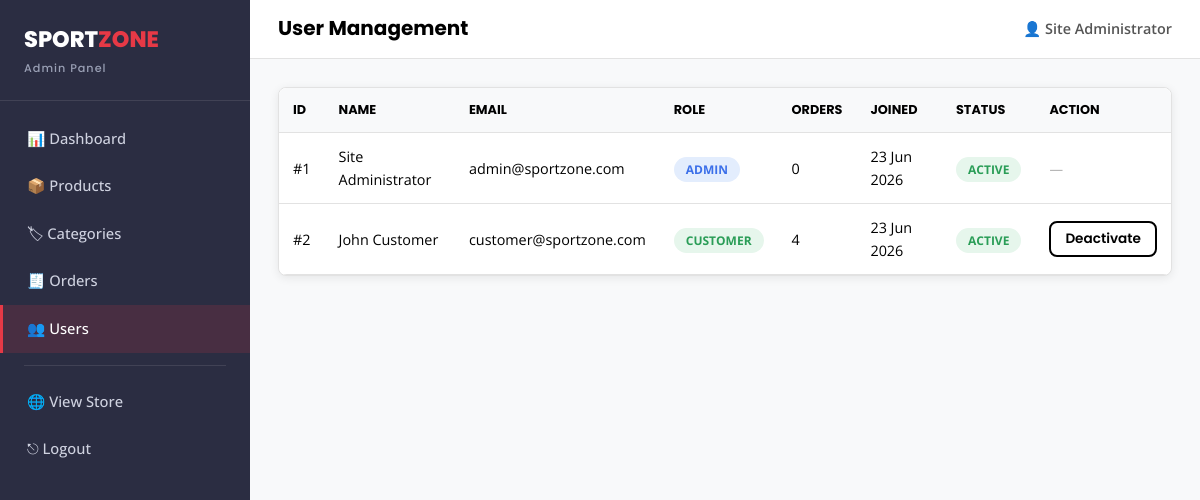
The page /admin/users.php (signed in) on the database its author committed.
### tables this page shows
CREATE TABLE users (
    user_id      INT AUTO_INCREMENT PRIMARY KEY,
    full_name    VARCHAR(100) NOT NULL,
    email        VARCHAR(100) NOT NULL UNIQUE,
    password     VARCHAR(255) NOT NULL,
    phone        VARCHAR(20)  DEFAULT NULL,
    address      VARCHAR(255) DEFAULT NULL,
    role         ENUM('customer','admin') NOT NULL DEFAULT 'customer',
    status       ENUM('active','inactive') NOT NULL DEFAULT 'active',
    created_at   TIMESTAMP DEFAULT CURRENT_TIMESTAMP
);

### includes/functions.php (called while the page is built, shortened)
<?php
function sanitize($data) {
    return htmlspecialchars(trim($data), ENT_QUOTES, 'UTF-8');
}

### admin/users.php (the view, shortened to what this page needs)
<?php
require_once __DIR__ . '/../includes/db_connect.php';
require_once __DIR__ . '/../includes/functions.php';
$users = $conn->query("SELECT u.*,
    (SELECT COUNT(*) FROM orders o WHERE o.user_id = u.user_id) AS order_count
    FROM users u ORDER BY u.created_at DESC");
include __DIR__ . '/includes/admin_header.php';
?>
<div class="panel" style="padding:0;">
    <div class="table-wrap" style="border:none;">
        <table class="data-table">
            <thead>
                <tr><th>ID</th><th>Name</th><th>Email</th><th>Role</th><th>Orders</th><th>Joined</th><th>Status</th><th>Action</th></tr>
            </thead>
            <tbody>
            <?php while ($u = $users->fetch_assoc()): ?>
                <tr>
                    <td>#<?= $u['user_id'] ?></td>
                    <td><?= sanitize($u['full_name']) ?></td>
                    <td><?= sanitize($u['email']) ?></td>
                    <td><span class="status-badge <?= $u['role'] === 'admin' ? 'status-processing' : 'status-delivered' ?>"><?= ucfirst($u['role']) ?></span></td>
                    <td><?= $u['order_count'] ?></td>
                    <td><?= date('d M Y', strtotime($u['created_at'])) ?></td>
                    <td><span class="status-badge <?= $u['status'] === 'active' ? 'status-delivered' : 'status-cancelled' ?>"><?= ucfirst($u['status']) ?></span></td>
                    <td>
                        <?php if ($u['role'] === 'customer'): ?>
                            <form method="POST" action="users.php" onsubmit="return confirm('Change this user\'s status?')">
                                <button type="submit" class="btn btn-outline btn-sm"><?= $u['status'] === 'active' ? 'Deactivate' : 'Activate' ?></button>
                            </form>
                        <?php else: ?>
                            <span style="color:#aaa; font-size:0.85rem;">—</span>
                        <?php endif; ?>
                    </td>
                </tr>
            <?php endwhile; ?>
            </tbody>
        </table>
    </div>
</div>
<?php include __DIR__ . '/includes/admin_footer.php'; ?>

### assets/css/style.css (style rules this page uses)
:root { --color-primary: #000000; --color-white: #ffffff; --color-accent: #E63946; --color-accent-dark: #c92a37; --color-secondary: #2B2D42; --color-bg-light: #F8F9FA; --color-border: #e2e2e2; --color-success: #2a9d57; --color-warning: #e9a23b; --color-danger: #d9363e; --font-heading: 'Poppins', sans-serif; --font-body: 'Open Sans', sans-serif; --radius: 8px; --shadow: 0 2px 10px rgba(0,0,0,0.08); --shadow-hover: 0 8px 20px rgba(0,0,0,0.15); --transition: all 0.2s ease-in-out; }
* { margin: 0; padding: 0; box-sizing: border-box; }
html { scroll-behavior: smooth; }
body { font-family: var(--font-body); color: var(--color-primary); background: var(--color-white); line-height: 1.6; }
button { font-family: var(--font-body); cursor: pointer; border: none; }
.btn { display: inline-block; padding: 12px 28px; border-radius: var(--radius); font-family: var(--font-heading); font-weight: 600; font-size: 0.95rem; transition: var(--transition); text-align: center; }
.btn-outline { background: transparent; border: 2px solid var(--color-primary); color: var(--color-primary); }
.btn-sm { padding: 6px 14px; font-size: 0.85rem; }
.data-table { width: 100%; border-collapse: collapse; background: var(--color-white); }
.data-table th, .data-table td { padding: 12px 14px; text-align: left; border-bottom: 1px solid var(--color-border); font-size: 0.9rem; }
.data-table th { background: var(--color-bg-light); font-family: var(--font-heading); font-size: 0.8rem; text-transform: uppercase; }
.status-badge { padding: 4px 12px; border-radius: 20px; font-size: 0.75rem; font-weight: 700; text-transform: uppercase; }
.status-processing { background: #e3edfd; color: #3b6fe9; }
.status-delivered { background: #e6f6ec; color: var(--color-success); }
.panel { background: var(--color-white); border: 1px solid var(--color-border); border-radius: var(--radius); padding: 24px; margin-bottom: 24px; box-shadow: var(--shadow); }
.table-wrap { overflow-x: auto; border-radius: var(--radius); border: 1px solid var(--color-border); }

### assets/css/admin.css (style rules this page uses)
.admin-body { background: var(--color-bg-light); }

### rows shown on the page
users: user_id "1", full_name "Site Administrator", email "admin@sportzone.com", role "ADMIN", order_count "0", created_at "23 Jun 2026", status "ACTIVE"
users: user_id "2", full_name "John Customer", email "customer@sportzone.com", role "CUSTOMER", order_count "4", created_at "23 Jun 2026", status "ACTIVE", shows "Deactivate"

### other values the page prints
$page_title "User Management"
$admin_name "Site Administrator"
